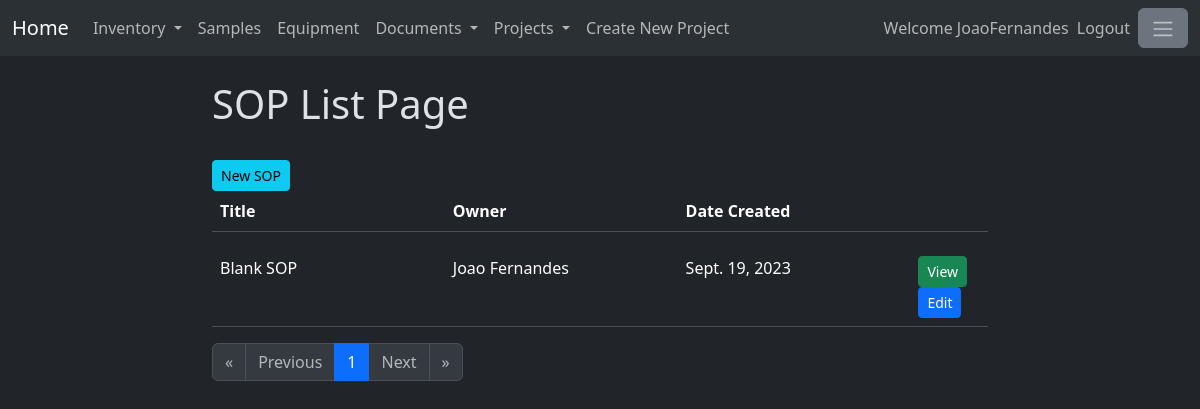
Before: /SOPs/ (signed in) with the older database file.
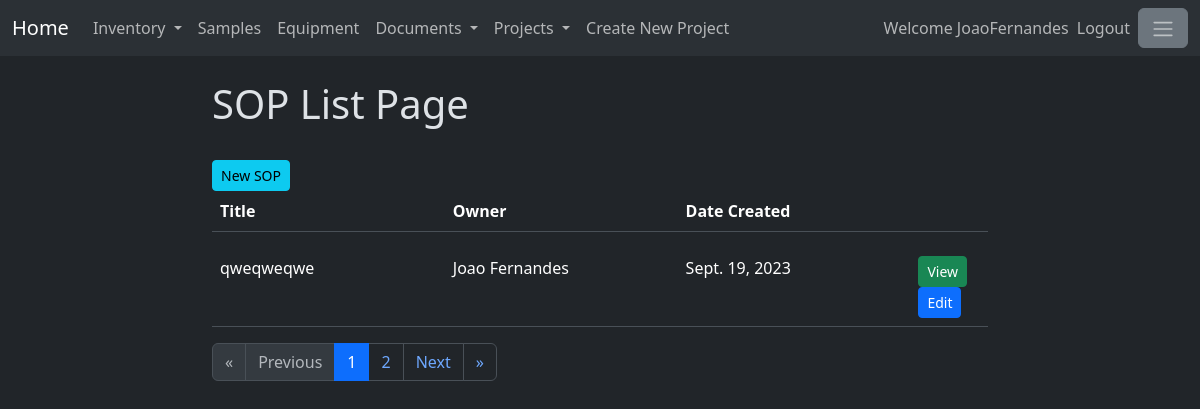
After: the same page with the newer database file.
### standardoperatingprotocols/models.py (models this page shows, shortened)
class SOP(models.Model):
    title = models.CharField(max_length=200)
    documentBody = RichTextField(blank=True,null=True)
    isEnabled = models.BooleanField(default=True)
    owner = models.ForeignKey(User,on_delete=models.SET_NULL, null=True)
    ownerSignature = models.CharField(max_length=200,default="")
    creationDate = models.DateField(auto_now_add=True)
    linkedAttachment=models.ManyToManyField(SOPAttachments, related_name="linkedAttachment")
    trainer = models.ManyToManyField(User, related_name="trainer")
    trainee = models.ManyToManyField(User, related_name="trainee")

### standardoperatingprotocols/views.py (the view)
# urls.py: path('', views.SOPList.as_view(), name = 'SOPList'),
@method_decorator(login_required, name='dispatch')
class SOPList(TemplateView):
    template_name = 'SOPList.html'
    def get_context_data(self):
        context = super().get_context_data()
        projects=Projects.objects.filter(isEnabled=True)
        projectform = CreateNewProject()
        SOPListObjects = SOP.objects.filter(isEnabled=True).order_by('-creationDate')
        paginator = Paginator(SOPListObjects,1)
        page_number = self.request.GET.get("page")
        page_obj = paginator.get_page(page_number)
        context['page_obj'] = page_obj
        context['projects'] = projects
        context['projectform'] = projectform
        return context

### standardoperatingprotocols/templates/SOPList.html
{% extends 'baseSOP.html' %}
{% block content %}
<h1>SOP List Page</h1>
<br>
<a href="/SOPs/create" class="btn btn-info btn-sm" aria-current="true">
    New SOP
</a>
<br>
<table class="table" style="width: 100%;">
    <thead>
      <tr>
        <th width="30%" scope="col">Title</th>
        <th width="30%" scope="col">Owner</th>
        <th width="30%" scope="col">Date Created</th>
        <th width="10%" scope="col"> </th>
      </tr>
    </thead>
</table>
<div style="width:100%; overflow:auto; max-height:500px;">
    <table class="table">
        <tbody>
        {% for SOP in page_obj %}
            <tr>
                <td width="30%">
                    {{SOP.title}}
                </td>
                <td width="30%">
                    {{SOP.owner.first_name}} {{SOP.owner.last_name}}
                </td>
                <td width="30%">
                    {{SOP.creationDate}}
                </td>
                <td width="10%">
                    <a class="btn btn-success btn-sm" href="{% url 'specificSOP' SOP.id %}"
                    role="button">
                        View
                    </a>
                    <a class="btn btn-primary btn-sm" href="{% url 'editSOP' SOP.id %}"
                    role="button">
                        Edit
                    </a>
                </td>
            </tr>
        {% endfor %}
        </tbody>
    </table>
</div>
<nav aria-label="Page navigation">
    <ul class="pagination">
        {%if page_obj.has_previous%}
            <li class="page-item">
                <a class="page-link" href="?page=1" aria-label="First">
                <span aria-hidden="true">&laquo;</span>
                </a>
            </li>
            <li class="page-item">
                <a class="page-link" href="?page={{page_obj.previous_page_number}}" aria-label="Previous">
                <span aria-hidden="true">Previous</span>
                </a>
            </li>
        {% else %}
            <li class="page-item">
                <span class="page-link disabled" aria-hidden="true">&laquo;</span>
            </li>
            <li class="page-item">
                <span class="page-link disabled" aria-hidden="true">Previous</span>
            </li>
        {% endif%}
        {% for page in page_obj.paginator.page_range %}
            {% if page == page_obj.number %}
                <li class="page-item active"><a class="page-link" href="?page={{page}}">{{page}}</a></li>
            {% else %}
                <li class="page-item"><a class="page-link" href="?page={{page}}">{{page}}</a></li>
            {% endif %}
        {% endfor %}
        {%if page_obj.has_next%}
            <li class="page-item">
                <a class="page-link" href="?page={{page_obj.next_page_number}}" aria-label="Next">
                <span aria-hidden="true">Next</span>
                </a>
            </li>
            <li class="page-item">
                <a class="page-link" href="?page={{page_obj.paginator.num_pages}}" aria-label="Last">
                <span aria-hidden="true">&raquo;</span>
                </a>
            </li>
        {% else %}
            <li class="page-item">
                <span class="page-link disabled" aria-hidden="true">Next</span>
            </li>
            <li class="page-item">
                <span class="page-link disabled" aria-hidden="true">&raquo;</span>
            </li>
        {% endif%}
    </ul>
</nav>
{% endblock %}

Changed rows visible on the page:
changed SOP "Joao": title "Blank SOP" → "qweqweqwe"
Other visible differences:
new list line: "2"
